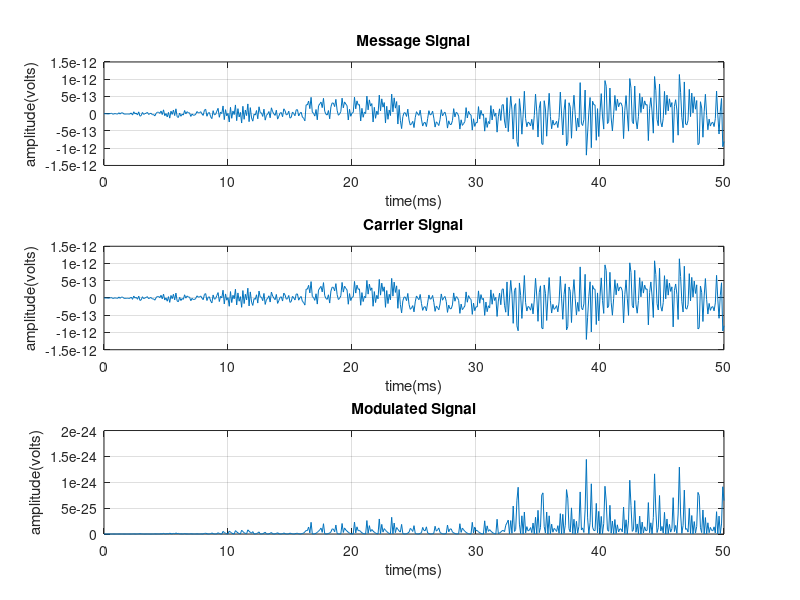

Here is the MATLAB script that generated this plot:
clc
clear all
close all
Am=input('enter the message signal amplitude:');
Ac=input('enter the carrier signal amplitude:');
fm=input('enter message frequency:');
fc=input('enter carrier frequency:');
m=input('enter modulation index:');
t=0:0.1:50;
Sm=Am.*sin(2.*pi.*fm.*t);
Sc=Ac.*sin(2.*pi.*fc.*t);
Ms=Sm.*Sc;
subplot(311);
plot(t,Sm);
xlabel('time(ms)');
ylabel('amplitude(volts)');
title('Message Signal');
grid on;
subplot(3,1,2);
plot(t,Sc);
xlabel('time(ms)');
ylabel('amplitude(volts)');
title('Carrier Signal');
grid on;
subplot(3,1,3);
plot(t,Ms);
xlabel('time(ms)');
ylabel('amplitude(volts)');
title('Modulated Signal');
grid on;